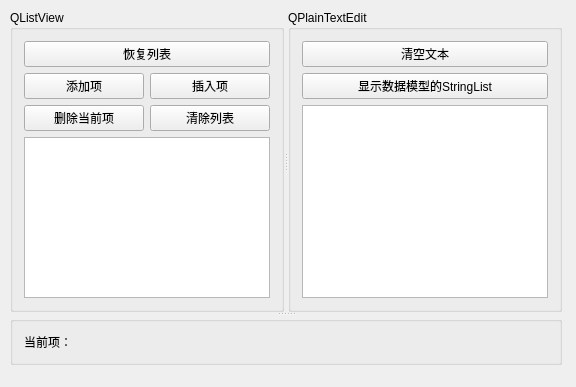
<?xml version="1.0" encoding="UTF-8"?>
<ui version="4.0">
 <class>Widget</class>
 <widget class="QWidget" name="Widget">
  <property name="geometry">
   <rect>
    <x>0</x>
    <y>0</y>
    <width>576</width>
    <height>387</height>
   </rect>
  </property>
  <property name="windowTitle">
   <string>QStringListModel和视图组件QListView的结合使用</string>
  </property>
  <widget class="QSplitter" name="splitter_2">
   <property name="geometry">
    <rect>
     <x>10</x>
     <y>10</y>
     <width>552</width>
     <height>355</height>
    </rect>
   </property>
   <property name="autoFillBackground">
    <bool>false</bool>
   </property>
   <property name="orientation">
    <enum>Qt::Vertical</enum>
   </property>
   <widget class="QSplitter" name="splitter">
    <property name="orientation">
     <enum>Qt::Horizontal</enum>
    </property>
    <widget class="QGroupBox" name="groupBox">
     <property name="title">
      <string>QListView</string>
     </property>
     <layout class="QGridLayout" name="gridLayout">
      <item row="1" column="1">
       <widget class="QPushButton" name="btnListInsert">
        <property name="text">
         <string>插入项</string>
        </property>
       </widget>
      </item>
      <item row="0" column="0" colspan="2">
       <widget class="QPushButton" name="btnListRestore">
        <property name="text">
         <string>恢复列表</string>
        </property>
       </widget>
      </item>
      <item row="1" column="0">
       <widget class="QPushButton" name="btnListAppend">
        <property name="text">
         <string>添加项</string>
        </property>
       </widget>
      </item>
      <item row="2" column="0">
       <widget class="QPushButton" name="btnListDelete">
        <property name="text">
         <string>删除当前项</string>
        </property>
       </widget>
      </item>
      <item row="2" column="1">
       <widget class="QPushButton" name="btnListClear">
        <property name="text">
         <string>清除列表</string>
        </property>
       </widget>
      </item>
      <item row="3" column="0" colspan="2">
       <widget class="QListView" name="listView"/>
      </item>
     </layout>
     <zorder>btnListRestore</zorder>
     <zorder>btnListAppend</zorder>
     <zorder>btnListDelete</zorder>
     <zorder>btnListClear</zorder>
     <zorder>listView</zorder>
     <zorder>btnListInsert</zorder>
    </widget>
    <widget class="QGroupBox" name="groupBox_2">
     <property name="title">
      <string>QPlainTextEdit</string>
     </property>
     <layout class="QVBoxLayout" name="verticalLayout">
      <item>
       <widget class="QPushButton" name="cleanText">
        <property name="text">
         <string>清空文本</string>
        </property>
       </widget>
      </item>
      <item>
       <widget class="QPushButton" name="btnTextImport">
        <property name="text">
         <string>显示数据模型的StringList</string>
        </property>
       </widget>
      </item>
      <item>
       <widget class="QPlainTextEdit" name="plainTextEdit"/>
      </item>
     </layout>
    </widget>
   </widget>
   <widget class="QGroupBox" name="groupBox_3">
    <property name="title">
     <string/>
    </property>
    <layout class="QHBoxLayout" name="horizontalLayout">
     <item>
      <widget class="QLabel" name="LabInfo">
       <property name="text">
        <string>当前项：</string>
       </property>
      </widget>
     </item>
    </layout>
   </widget>
  </widget>
 </widget>
 <layoutdefault spacing="6" margin="11"/>
 <resources/>
 <connections/>
</ui>
